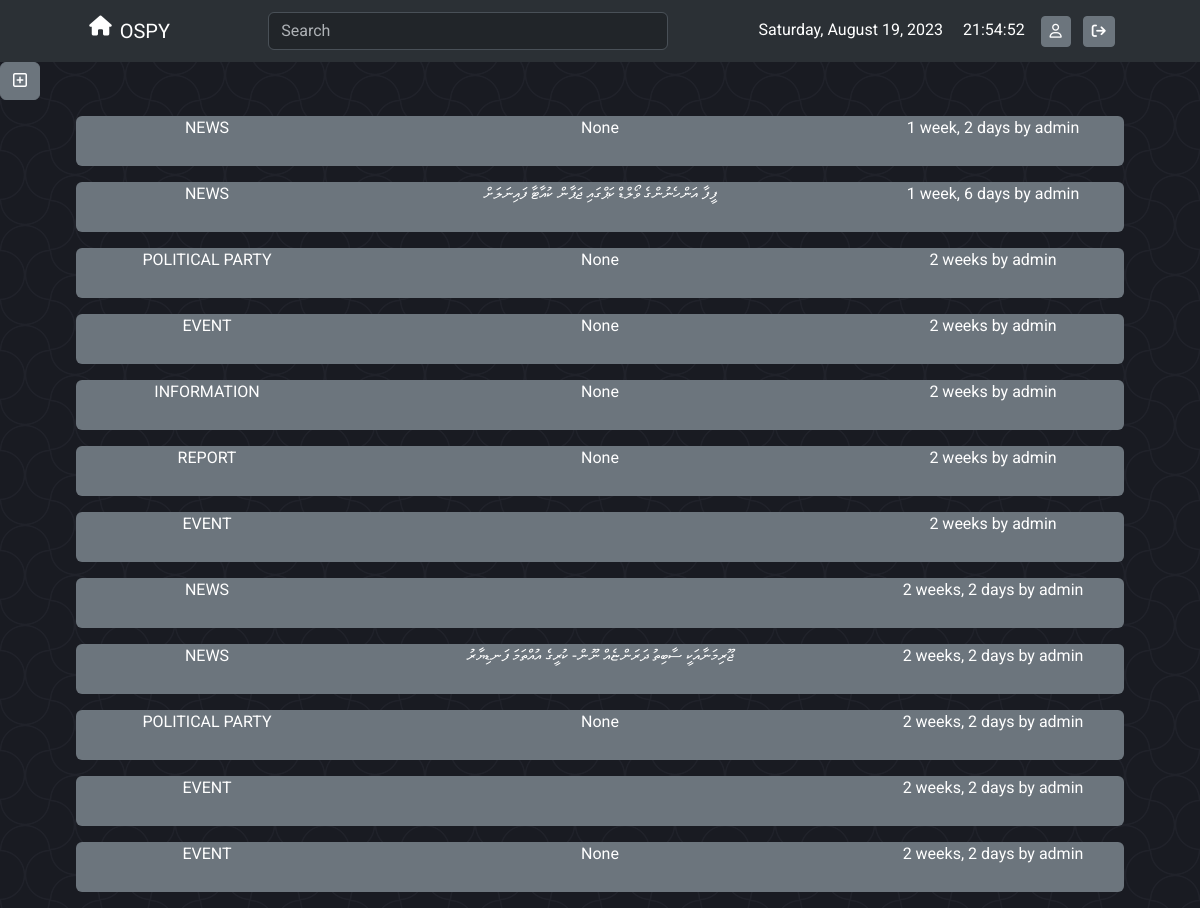
The app's page /feed/ (signed in) with its own data.
### timeline/models.py (models this page shows)
class timelineevents(models.Model):
    eventtype = models.CharField(max_length=255, choices=EVENT_CHOICES,default='')
    createddate = models.DateTimeField(default=datetime.datetime.now, editable=False)
    createdby = models.ForeignKey(settings.AUTH_USER_MODEL, on_delete=models.CASCADE, related_name='User', default='id')
    showingraph = models.BooleanField(default=True)
    nodetitle = models.CharField(max_length=255)
    nodedescription = models.TextField(default='', null=True, blank=True)
    nodecolor = models.CharField(max_length=80, default='#0000FF')
    relatedevents = models.ManyToManyField('self', blank=True, symmetrical=False)
    newstitle = models.CharField(null=True, blank=True, max_length=255)
    newspublisher = models.CharField(null=True, blank=True, max_length=255)
    newscategory = models.CharField(choices = NEWS_CHOICES, default='OTHER', max_length=255)
    newslink = models.CharField(max_length=255,null=True, blank=True)
    image = models.CharField(max_length=255,null=True,blank=True)
    eventname = models.CharField(max_length=255, null=True, blank=True)
    eventsponsor = models.CharField(max_length=255, null=True, blank=True)
    eventdate = models.DateField(null=True, blank=True)
    eventlocation = models.CharField(max_length=255, null=True, blank=True)
    eventlatitude = models.DecimalField(max_digits=9, decimal_places=6, null=True, blank=True)
    eventlongitude = models.DecimalField(max_digits=9, decimal_places=6, null=True, blank=True)
    showinmap = models.BooleanField(default=True, blank=True)
    infoname = models.CharField(max_length=255, null=True, blank=True)
    infodescription = models.CharField(max_length=255, null=True, blank=True)
    infosource = models.CharField(max_length=255, null=True, blank=True)
    reportnumber = models.CharField(max_length=255, null=True, blank=True)
    reporttitle = models.CharField(max_length=255, null=True, blank=True)
    reportdate = models.DateField(default=datetime.datetime.now)
    reportdepartment = models.CharField(choices = DEPARTMENT_CHOICES, max_length=255, null=True, blank=True)
    class Meta:
        ordering = ['createddate']
    def __str__(self):
        return self.eventtype + ' - ' + self.nodetitle

### users/models.py (models this page shows)
class CustomUser(AbstractUser):
    USERNAME_FIELD = 'username'
    department = models.CharField(choices = DEPARTMENT_CHOICES, max_length=255, blank=True)
    role = models.CharField(max_length=30, blank=True)
    class Meta:
        verbose_name = 'User'
        verbose_name_plural = 'Users'

### timeline/views.py (the view)
# urls.py: path('feed/', feed, name='feed'),
@login_required(login_url='/login/')
def feed(request):
    form = addeventform()
    show_search_bar = True
    feedsearch = True
    data = timelineevents.objects.order_by('-createddate')
    return render(request,'timeline.html', {'form':form,'show_search_bar': show_search_bar,'feedsearch': feedsearch,'object_list':data})

### templates/timeline.html (shortened to what this page needs)
{% extends 'base.html' %}
{% load static %}
{% load widget_tweaks %}
{% block content %}
{% include 'partials/nav.html' %}
<button class="btn btn-secondary" type="button" data-bs-toggle="offcanvas" data-bs-target="#offcanvasRight" aria-controls="offcanvasRight"><i class="fa-regular fa-square-plus"></i></button>
<div class="mx-5" id="feed-list">
{% include 'partials/feedlist.html' %}
{% endblock %}

### templates/base.html (shortened to what this page needs)
{% load static %}
<!doctype html>
<html lang="en">
  <head>
    <link href="https://cdn.jsdelivr.net/npm/bootstrap@5.3.1/dist/css/bootstrap.min.css" rel="stylesheet">
    <link href="https://cdn.jsdelivr.net/npm/select2@4.1.0-rc.0/dist/css/select2.min.css" rel="stylesheet" />
  </head>
  <body style="
--s: 50px;
  --c: #191b22;
  --_s: calc(2*var(--s)) calc(2*var(--s));
  --_g: 35.36% 35.36% at;
  --_c: #0000 66%,#20222a 68% 70%,#0000 72%;
  background:
    radial-gradient(var(--_g) 100% 25%,var(--_c)) var(--s) var(--s)/var(--_s),
    radial-gradient(var(--_g) 0 75%,var(--_c)) var(--s) var(--s)/var(--_s),
    radial-gradient(var(--_g) 100% 25%,var(--_c)) 0 0/var(--_s),
    radial-gradient(var(--_g) 0 75%,var(--_c)) 0 0/var(--_s),
    repeating-conic-gradient(var(--c) 0 25%,#0000 0 50%) 0 0/var(--_s),
    radial-gradient(var(--_c)) 0 calc(var(--s)/2)/var(--s) var(--s) var(--c);
    background-attachment: fixed;
    font-family: 'Roboto', sans-serif;
  ">
  {% block content %}
  {% endblock %}
</body>
</html>

### templates/partials/nav.html (shortened to what this page needs)
{% extends 'base.html' %}
{% block content %}
  <nav class="navbar navbar-expand-lg bg-body-tertiary" data-bs-theme="dark">
    <div class="container d-flex justify-content-between justify-content-sm-around justify-content-md-around">
      <a class="navbar-brand d-flex" href="/"><i class="fa-solid fa-house d-flex justify-content-start mx-2"></i> OSPY</a>
      <div class="navbar-nav" id="navbarNav">
        <ul class="navbar-nav mx-auto">
          <li class="nav-item">
            {% if show_search_bar %}
            {% include 'partials/search.html' %}
            {% endif %}
          </li>
        </ul>
      </div>
        <ul class="navbar-nav">
          <li class="nav-item text-white">
            {% if user %}
          <span id="todaysDate" class="m-2"></span>
          <span id="liveTime" class="m-2"></span>
          {% endif %}
          <a href="{% url 'edituser' %}" class="btn btn-sm btn-secondary m-1"><i class="fa-regular fa-user"></i></a>
          <a href="{% url 'logout' %}" class="btn btn-sm btn-secondary m-1"><i class="fa-solid fa-arrow-right-from-bracket"></i>
          </a>
          </li>
        </ul>
    </div>
  </nav>
{% endblock %}

### templates/partials/search.html (shortened to what this page needs)
  <form class="">
    {% if feedsearch %}
    <input class="form-control m-1" type="text" placeholder="Search" aria-label="Search" name="searched" id="search-input"
      style="width: 400px;" hx-post="{% url 'searchevent' %}" hx-trigger="keyup delay:500ms" hx-target="#feed-list">
    {% endif %}
  </form>

### templates/partials/feedlist.html (shortened to what this page needs)
{% extends 'base.html' %}
{% block content %}
  <div class="container text-white text-center">
    {% for event in object_list %}
    <div class="row justify-content-evenly bg-secondary m-3 rounded" style="height:50px">
      <div class="col-3">
        {{event.eventtype}}
      </div>
      <div class="col-6">
        {{ event.newstitle }}
      </div>
      <div class="col-3">
        {{ event.createddate | timesince }} by {{ event.createdby.username }}
      </div>
    </div>
    {% endfor %}
    </div>
  </div>
{% endblock %}

### records on screen
timelineevents: eventtype "NEWS", newstitle "None", createddate "1 week, 2 days", createdby.username "admin"
timelineevents: eventtype "NEWS", newstitle "ފީފާ އަންހެނުންގެ ވޯލްޑް ކަޕްގައި ޖަޕާން ކުއާޓާ ފައިނަލަށް", createddate "1 week, 6 days", createdby.username "admin"
timelineevents: eventtype "POLITICAL PARTY", newstitle "None", createddate "2 weeks", createdby.username "admin"
timelineevents: eventtype "EVENT", newstitle "None", createddate "2 weeks", createdby.username "admin"
timelineevents: eventtype "INFORMATION", newstitle "None", createddate "2 weeks", createdby.username "admin"
timelineevents: eventtype "REPORT", newstitle "None", createddate "2 weeks", createdby.username "admin"
timelineevents: eventtype "EVENT", createddate "2 weeks", createdby.username "admin"
timelineevents: eventtype "NEWS", createddate "2 weeks, 2 days", createdby.username "admin"
timelineevents: eventtype "NEWS", newstitle "ޖޫރިމަނާއަކީ ސާބިތު ދަރަންޏެއް ނޫން- ކުރީގެ އުއްތަމަ ފަނޑިޔާރު", createddate "2 weeks, 2 days", createdby.username "admin"
timelineevents: eventtype "POLITICAL PARTY", newstitle "None", createddate "2 weeks, 2 days", createdby.username "admin"
timelineevents: eventtype "EVENT", createddate "2 weeks, 2 days", createdby.username "admin"
timelineevents: eventtype "EVENT", newstitle "None", createddate "2 weeks, 2 days", createdby.username "admin"
